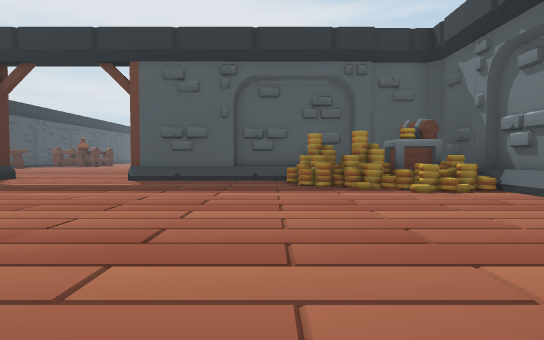
view 1 (above)

17 first-person views from a walk through a 3-D level made in the Unity game engine. The camera is 0.59 m above the floor, tilts 2° down and sees 75° across. The floor is counted in squares, 1 m on a side. Each view is taken from the middle of a square. On the plan, view 1 faces up. The plan holds only what a view shows up to about 10 squares ahead; the rest is blank. The place goes on beyond the plan.

view 2
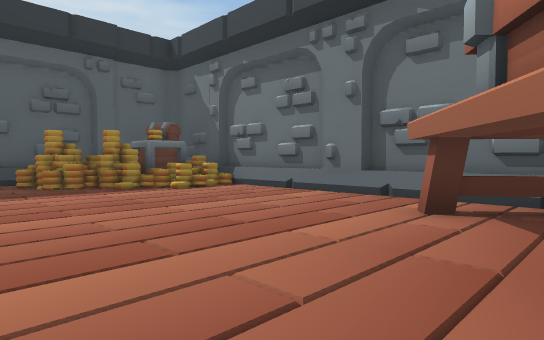

view 3
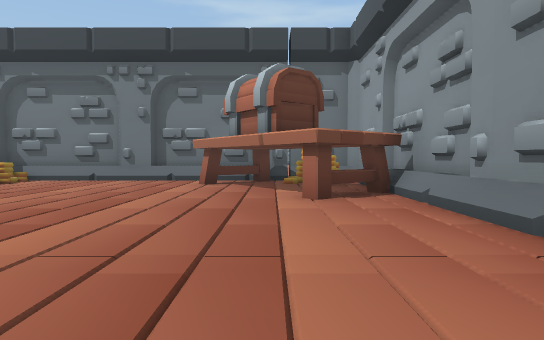

view 4
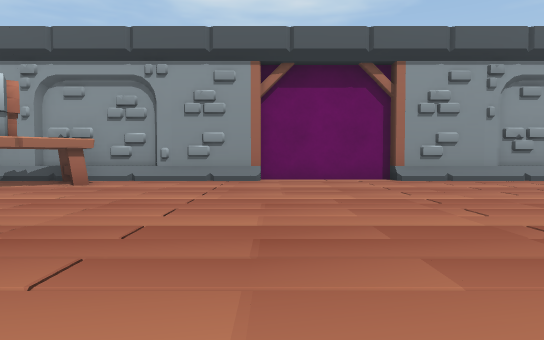

view 5
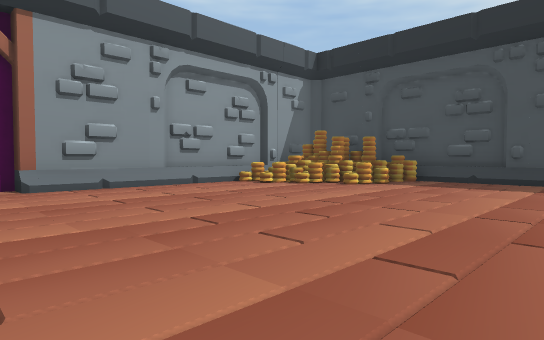

view 6
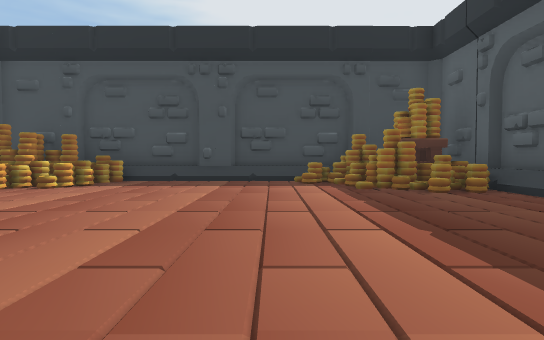

view 7
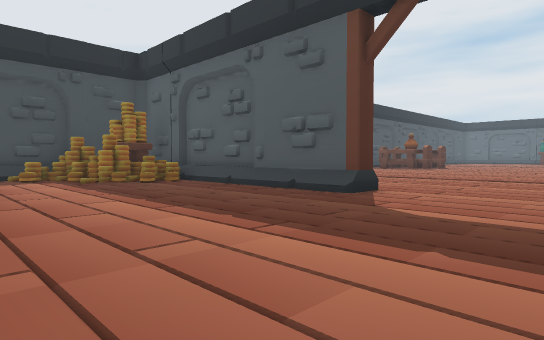

view 8
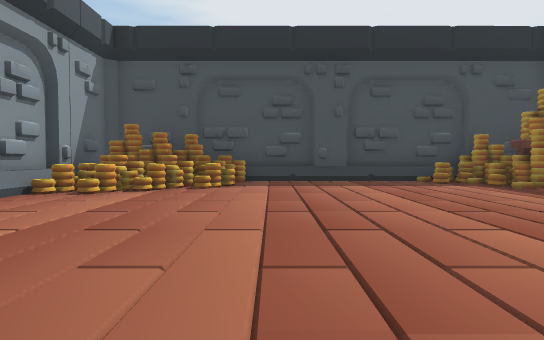

view 9
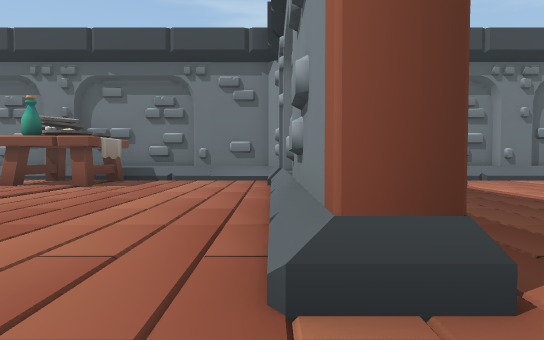

view 10
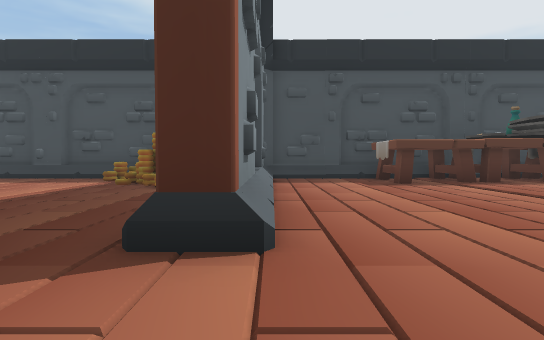

view 11
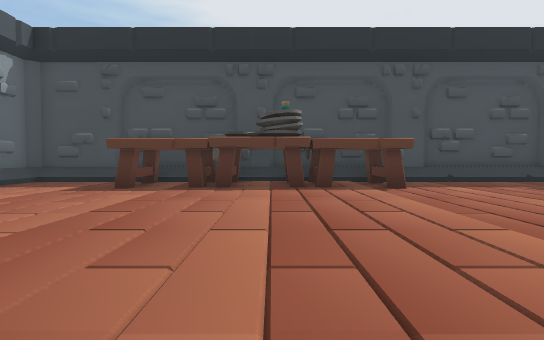

view 12
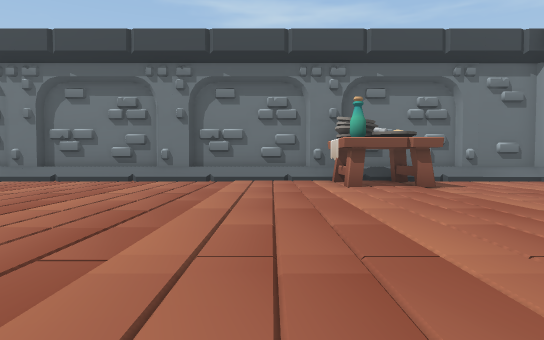

view 13
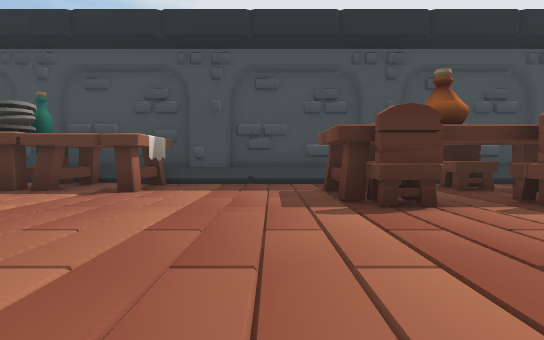

view 14
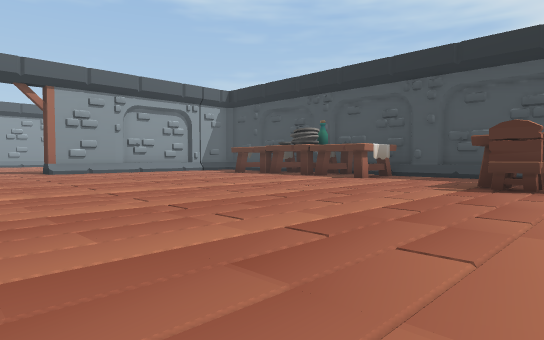

view 15
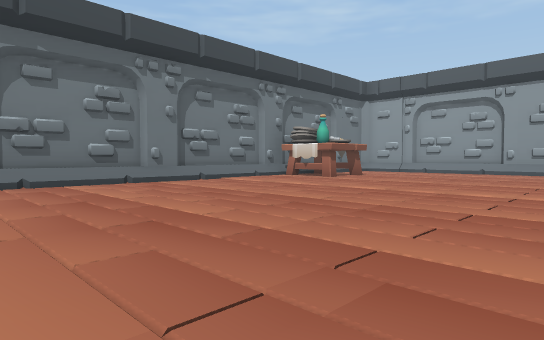

view 16
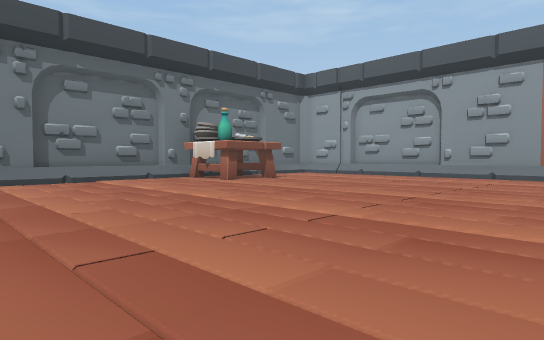

view 17
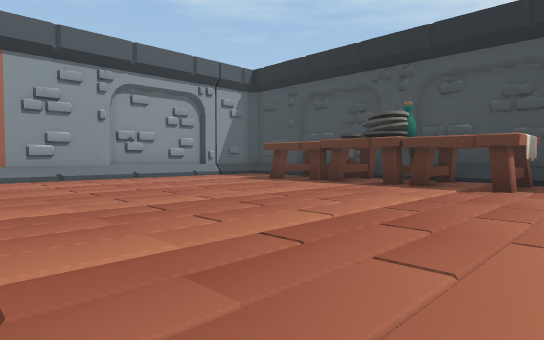

### Floor plan
Key: @ floor where view 1 was taken; # wall or solid block; . main floor; : floor 0.15 m higher than the main floor; / step, stairs or slope; C chest; T table; H chair; O other object.
Columns run from 16 left of view 1 to 5 right of it. Each row starts with its distance up from view 1.
 24   HHH.. .........   /#
 23 ##OOH.............../#
 22 #/.TH.............../#
 21 #/................../#
 20 #/................../#
 19 #:................../#
 18 #TTT................/#
 17 #TTT................/#
 16 ##TT................/#
 15 ##TT..............TTTO
 14 #TTT..............TTT#
 13 #TTT................ #
 12 #/...................#
 11 #/...................#
 10 ##////////.../##//####
  9  ##OO####/...####OOO#
  8 ##OOO............OOO##
  7 #OOO..............OOO#
  6 #/O................O.#
  5 #/...................#
  4 ##...................#
  3 ##...................#
  2 #/...................#
  1 #OOO..............CT.#
  0 #OOO............@CC T
 -1  OOOO...........TTC O
 -2  #OOO/////.../###T###
 -3    ################

Where each view was taken, in squares from view 1:
view 1: 0 up, 0 right, facing up
view 2: 0 up, 1 left, facing up-right
view 3: 0 up, 5 left, facing right
view 4: 7 up, 4 left, facing down
view 5: 5 up, 6 left, facing down-left
view 6: 5 up, 6 left, facing left
view 7: 4 up, 4 left, facing up-left
view 8: 2 up, 6 left, facing left
view 9: 10 up, 5 left, facing right
view 10: 10 up, 5 left, facing left
view 11: 16 up, 6 left, facing left
view 12: 17 up, 5 left, facing right
view 13: 21 up, 7 left, facing left
view 14: 24 up, 4 left, facing down-left
view 15: 24 up, 4 left, facing down-right
view 16: 21 up, 5 left, facing down-right
view 17: 20 up, 6 left, facing down-left
